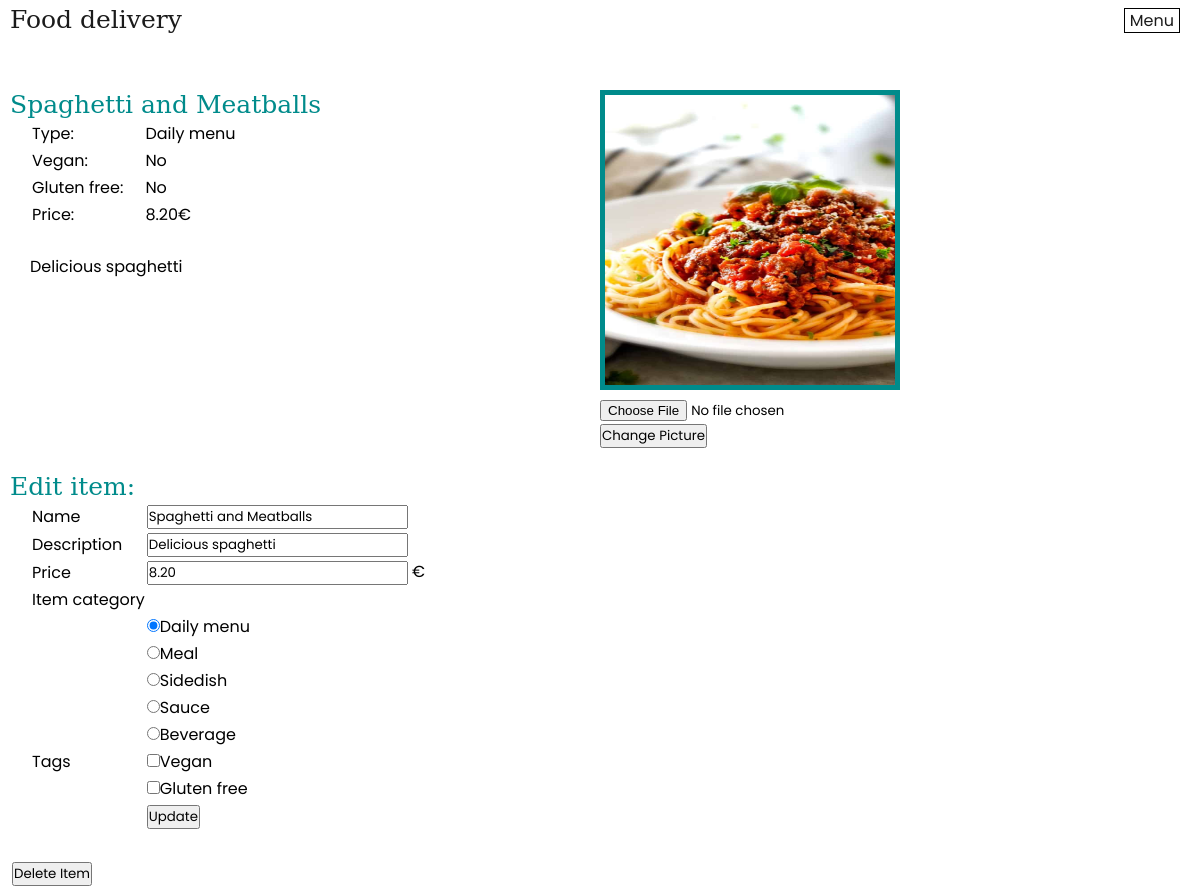
/itemDetailPage.php?itemId=100 (signed in), run on the app's committed database.
### tables this page shows
CREATE TABLE item (
  itemId INT AUTO_INCREMENT NOT NULL PRIMARY KEY,
  name TINYTEXT,
  description TEXT,
  picture TEXT,
  price DECIMAL(6,2),
  type ENUM("dailyMenu", "meal","sidedish", "sauce", "beverage"),
  isVegan BOOLEAN DEFAULT FALSE,
  isGlutenFree BOOLEAN DEFAULT FALSE
);

### itemDetailPage.php (the view, shortened to what this page needs)
<?php
include "header.php"; ?>
<link rel="stylesheet" type="text/css" href="styles/my-orders-style.css">
<div class="main-page-container">
<?php
$item = $pdo->query("SELECT * from item where itemId={$_GET['itemId']}")->fetch(PDO::FETCH_ASSOC);
if(!empty($item)) {
    echo <<<HTML
    <div class="row">
        <div class="column">
        <p class='order-td'>{$item['name']}</p>
        <table style="padding-left: 20px">
        <tr><td class="item-detail-td">Type:</td><td>
HTML;
    echo get_type_name($item['type']);
    echo <<<HTML
</td></tr>
        <tr><td class="item-detail-td">Vegan:</td><td class="item-detail-td">
HTML;
    if ($item["isVegan"]) {
        echo "Yes";
    } else {
        echo "No";
    }
    echo "</td><tr><td class=\"item-detail-td\">Gluten free:</td><td class=\"item-detail-td\">";
    if ($item["isGlutenFree"]) {
        echo "Yes";
    } else {
        echo "No";
    }
    echo <<<HTML
        </td></tr>
        <tr><td class="item-detail-td">Price:</td><td> {$item['price']}€</td></tr>
        </table><br>
        <p style="padding-left: 20px" class="item-detail-td">{$item['description']}</p>
        </div>
        <div class="column">
        <p><img style="width:300px;height:300px; border:5px solid darkcyan" src={$item['picture']} alt={$item['name']} ></p>
        </div>
    </div>
HTML;
    if (isset($_SESSION['userId'])) {
        $state = $pdo->query("SELECT state FROM person WHERE personId={$_SESSION['userId']}")->fetch(PDO::FETCH_ASSOC);
        $state = $state['state'];
        if ($state == 'admin' or $state == 'operator') {
            edit_item($item);
        }
    }
}
else{
    echo "<p>Nothing to be found here!</p>";
}
function edit_item($item){
        echo <<<HTML
    <div class="row">
        <div class="column"><br><br><br>
            <p class='order-td'>Edit item:</p>
            <form  method="post">
            <table style="padding-left: 20px">
                <tr>
                    <td><label>Name</label></td>
                    <td><input type="text" name="name" required placeholder="Name" value='{$item['name']}'></td></tr>
                <tr>
                    <td><label>Description</label></td>
                    <td><input type="text" name="description" placeholder="Description" required value='{$item['description']}'></td>
                </tr>
                <tr>
                    <td><label>Price</label></td>
                    <td><input type="number" name="price"  step="0.01" required placeholder="price" value={$item['price']}> €</td>
                </tr>
                <tr>
                    <td><label>Item category</label></td>
                </tr>
HTML;
        foreach ([0, 1, 2, 3, 4] as $option) {
            print_radio_option($option, $item['type']);
        }
        echo <<<HTML
                <tr>
                    <td><label>Tags</label></td>
                    <td><input type="checkbox" name="isVegan"
HTML;
        if ($item["isVegan"]) {
            echo " checked";
        }
        echo <<<HTML
    >Vegan<br></td>
                </tr>
                <tr>
                    <td></td>
                    <td><input type="checkbox" name="isGlutenFree"
HTML;
        if ($item["isGlutenFree"]) {
            echo " checked";
        }
        echo <<<HTML
    >Gluten free<br></td>
                </tr>
                <tr>
                    <td></td>
                    <td><input  type="submit" name="editItem" value="Update" ></td>
                </tr>
                </table>
            </form>
            <form  method="post" enctype="multipart/form-data">
            <table>
                <tr><td style="padding-top: 25px"></td></tr>
                <tr>
                    <td><input  type="submit" name="deleteItem" value="Delete Item" ></td>
                </tr>
HTML;
        echo <<<HTML
            </table>
            </form>
        </div>
        <div class="column" >
            <form method="post" enctype="multipart/form-data" >
                <p>
                    <input type="file" accept="image/*" name="pictureToUpload" required >
                </p>
                <input type="submit" name="changePicture" value="Change Picture">
            </form>
        </div>
    </div>
HTML;
    }
function get_type_name($type){
    $enum = ["dailyMenu", "meal","sidedish", "sauce", "beverage"];
    $options = ['Daily menu','Meal','Sidedish','Sauce','Beverage'];
    return $options[array_search($type,$enum)];
}
function print_radio_option($idx,$type){
    $enum = ["dailyMenu", "meal","sidedish", "sauce", "beverage"];
    $options = ['Daily menu','Meal','Sidedish','Sauce','Beverage'];
    echo "<tr><td></td><td><input type=\"radio\" name=\"type\" value={$enum[$idx]} required ";
    if($type == $enum[$idx]){
        echo"checked";
    }
    echo ">{$options[$idx]}<br</td></tr>";
}
?>
</div>

### styles/style.css (style rules this page uses)
* { box-sizing: border-box; margin: 0; padding: 0; font-family: 'Poppins', sans-serif; }
.main-page-container { max-width: 1300px; margin: 0 auto; padding: 0 10px; position: relative; }

### styles/my-orders-style.css (style rules this page uses)
.order-td { text-align: left; font-size: 25px; color : darkcyan; font-family: "DejaVu Serif", serif; }
.item-detail-td { padding-right: 20px; }
.column { float: left; width: 50%; }
.row:after { content: ""; display: table; clear: both; }

### data on the page
item: name "Spaghetti and Meatballs", type "Daily menu", price "8.20", description "Delicious spaghetti", picture (picture), type "☑"

### other printed values
$options[$idx] "Daily menu"
$options[$idx] "Meal"
$options[$idx] "Sidedish"
$options[$idx] "Sauce"
$options[$idx] "Beverage"
